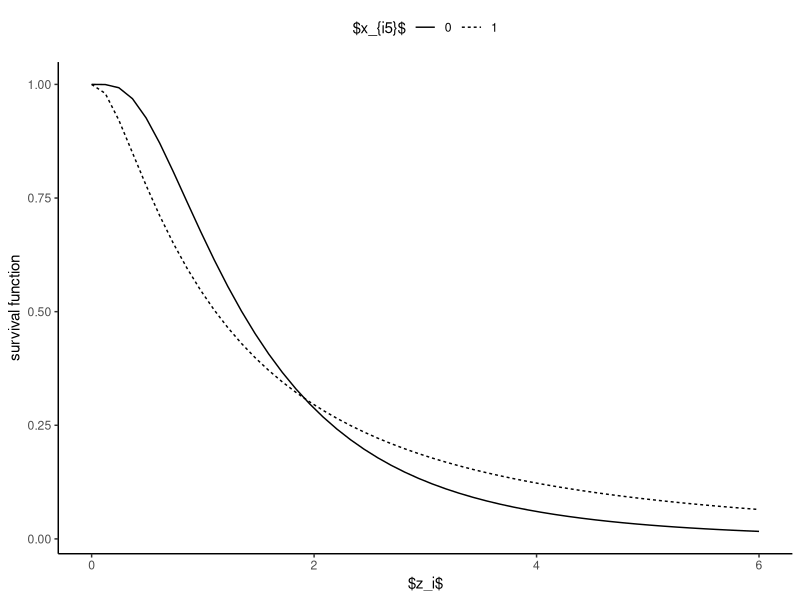
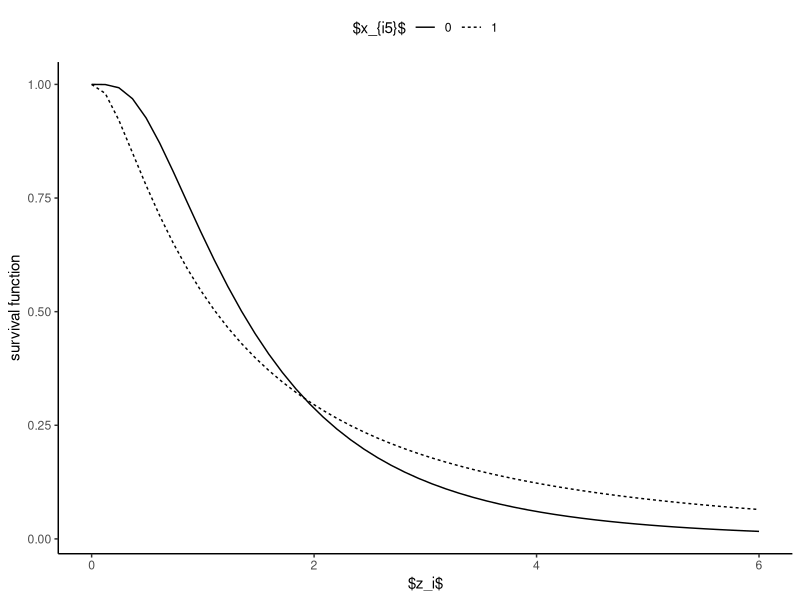

Reproduce these figures in R, in order.
library(ggplot2)
library(svglite)

# Replicate the underlying data
df <-
  expand.grid(
    zi = seq(from = 0, to = 6, length.out = 50),
    xi5 = 0:1
  ) |>
  dplyr::mutate(
    Szi0 = 1 - plnorm(zi, 0.3, 0.7),
    Szi1 = 1 - 0.6 * plnorm(zi, 0.0, 1.0) - 0.4 * plnorm(zi, 0.3, 1.2),
    Szi = ifelse(xi5, Szi1, Szi0),
    xi5_str = as.character(xi5)
  )

# Replicate the plot
p <- 
  df |>
  ggplot(aes(x = zi, y = Szi, group = xi5_str, linetype = xi5_str)) + 
  geom_line() +
  labs(x = "$z_i$", y = "survival function", linetype = "$x_{i5}$") +
  theme_classic() +
    theme(legend.position = "top")
p

# Save the plot in svg format
"crossing-survival-curves.svg" |>
    ggsave(plot = p, width = 5 * 3 / 5, height = 3 * 4 / 5)
